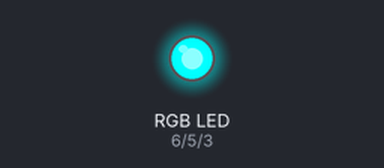
Recording of a sketch running on a simulated Arduino Uno, built with avr-gcc and run on an emulated ATmega328P. Shown: an RGB LED mixed from three pins (HIGH = lit).

Above: at 0.2 s.
At 1.2 s:
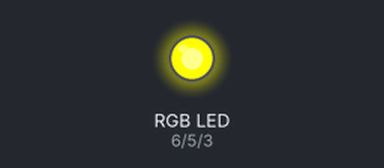
At 1.7 s:
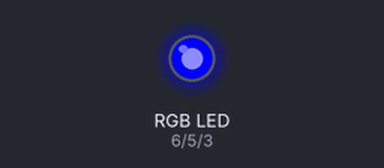
At 2.2 s:
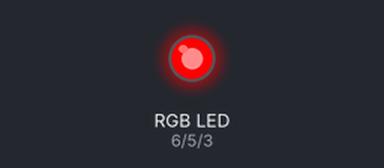
At 3.7 s:
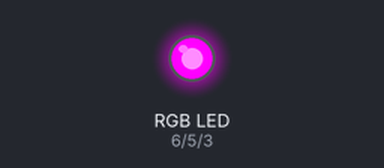
At 5.7 s:
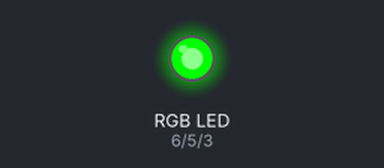
Timing chart, 0 to 6.9 s (numbered marks = the images above):
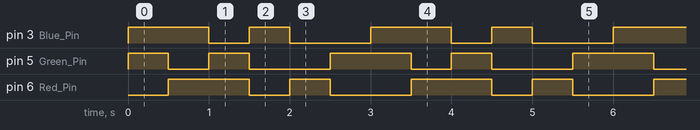

Measured:
- by itself, pin 3 (Blue_Pin), pin 5 (Green_Pin), pin 6 (Red_Pin): repeats every 3.0 s: LOW 0.50 s, HIGH 0.50 s, LOW 1.0 s, HIGH 1.0 s
- by itself, everything shown: repeats every 3.0 s, in 6 steps

The sketch:

LedRGB.ino
```cpp
#define Red_Pin 6
#define Green_Pin 5
#define Blue_Pin 3

void setup() {
  // put your setup code here, to run once:
  pinMode(Red_Pin, OUTPUT);
  pinMode(Green_Pin, OUTPUT);
  pinMode(Blue_Pin, OUTPUT);
}


void color(int Rojo, int Verde, int Azul){
  analogWrite(Red_Pin, Rojo);
  analogWrite(Green_Pin, Verde);
  analogWrite(Blue_Pin, Azul);
  delay(500);
}

void loop() {
  // put your main code here, to run repeatedly:
  color(0,255,255); // Rojo
  color(255,0,255); // Verde
  color(255,255,0); // Azul
  color(0,0,255);
  color(255,0,0);
  color(0,255,0);
}
```
